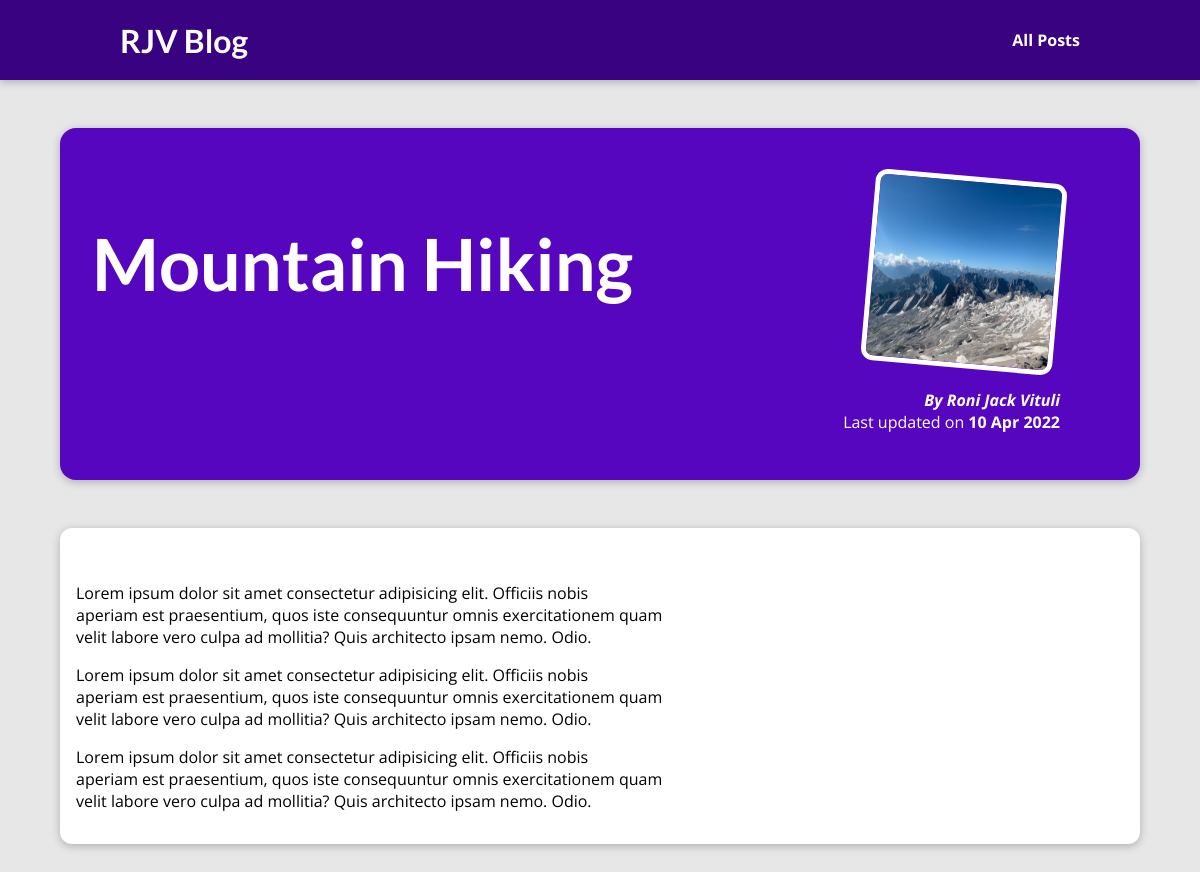
The app's page /posts/mountain-hiking with its own data.
### blog/models.py (models this page shows, shortened)
class Post(models.Model):
    author = models.CharField(max_length=30)
    date = models.DateField(auto_now=True, auto_now_add=False)
    title = models.CharField(max_length=30)
    image = models.CharField(max_length=50)
    slug = models.SlugField(default="",null=False)
    excerpt = models.CharField(max_length=50)
    content = models.CharField(max_length=100)

### blog/views.py (the view)
# urls.py: path('posts/<slug:slug>', views.single_post ,name="dataPost")
def single_post(request, slug):
    id_post = Post.objects.get(slug=slug)
    return render(request,'blog/post-detail.html',{
      "title":id_post.title,
      "content":id_post.content,
      "image":id_post.image,
      "author":id_post.author,
      "date":id_post.date,
    })

### blog/templates/blog/post-detail.html (shortened to what this page needs)
{% extends 'base.html' %}
{% load static %}
{% block css_files %}
<link rel="stylesheet" href="{% static 'blog/post-detail.css' %}">
{% endblock css_files %}
{% block content %}
<section id="summary">
  <h2>{{title}}</h2>
  <article>
    <img src="{% static 'blog/images/'|add:image %}" alt="{{title}}">
    <address>By {{author}}</address>
    <div>Last updated on <time>{{date|date:'d M Y'}}</time>
    </div>
  </article>
</section>
<main>
    {{content|linebreaks}}
</main>
{% endblock content %}

### static/app.css (style rules this page uses)
* { box-sizing: border-box; }
html { font-family: 'Open Sans', 'Lato', sans-serif; }
body { margin: 0; }
h1, h2, h3 { font-family: 'Lato', sans-serif; font-weight: bold; }

### blog/static/blog/post-detail.css (style rules this page uses)
body { background-color: #e7e7e7; }
#summary { margin: 8rem auto 3rem auto; padding: 2rem; width: 90%; max-width: 90rem; border-radius: 16px; background-color: #5706c0; position: relative; box-shadow: 0 2px 8px rgba(0, 0, 0, 0.25); height: 22rem; }
#summary h2 { color: white; font-size: 4.5rem; }
#summary article { position: absolute; top: 2rem; right: 3rem; padding: 1rem 2rem; border-radius: 12px; text-align: right; color: white; }
#summary article img { width: 12rem; height: 12rem; border-radius: 12px; transform: rotateZ(5deg); border: 5px solid white; margin-bottom: 1rem; }
#summary address { font-weight: bold; }
#summary time { font-weight: bold; }
main { width: 90%; max-width: 90rem; margin: 3rem auto; background-color: white; padding: 1rem; border-radius: 12px; box-shadow: 0 2px 8px rgba(0, 0, 0, 0.25); }

### records on screen
Post: title "Mountain Hiking", image (picture), author "Roni Jack Vituli", date "10 Apr 2022", content "Lorem ipsum dolor sit amet consectetur adipisicing elit. Officiis nobis aperiam est praesentium, quos iste consequuntur omnis exercitationem quam velit labore vero culpa ad mollitia? Quis architecto ipsam nemo. Odio. Lorem ipsum dolor sit amet consectetur adipisicing elit. Officiis nobis aperiam est praesentium, quos iste consequuntur omnis exercitationem quam velit labore vero culpa ad mollitia? Quis architecto ipsam nemo. Odio. Lorem ipsum dolor sit amet consectetur adipisicing elit. Officiis nobis aperiam est praesentium, quos iste consequuntur omnis exercitationem quam velit labore vero culpa ad mollitia? Quis architecto ipsam nemo. Odio."
